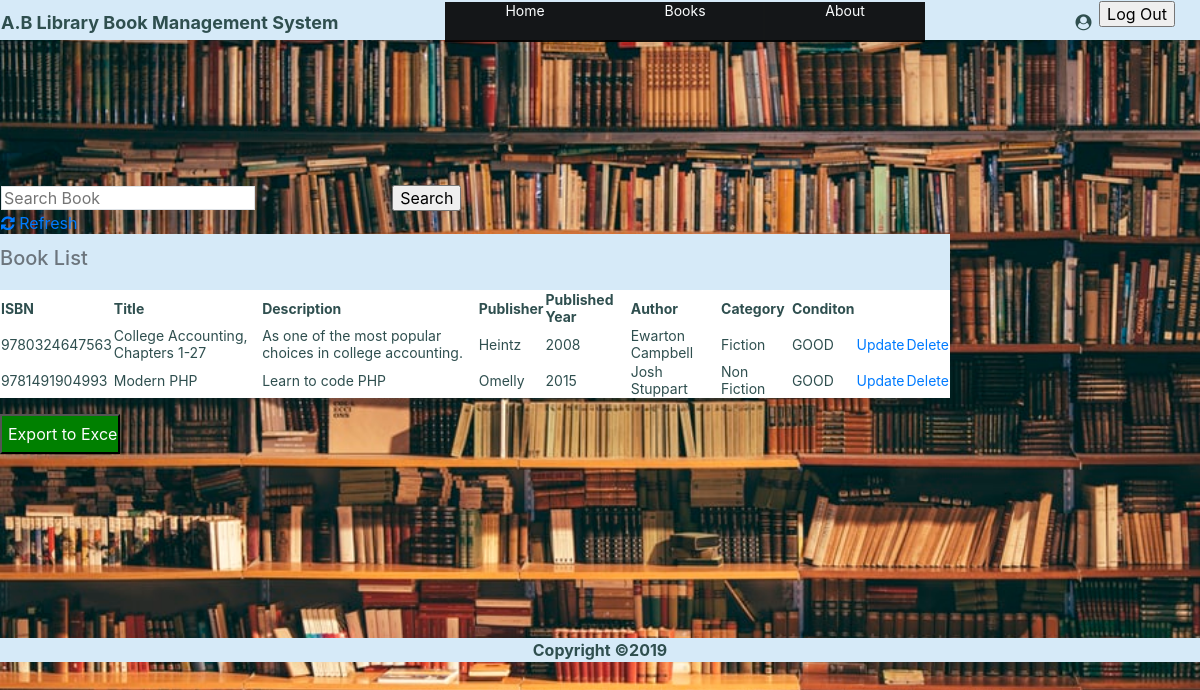
Screenshot of /Booklist3.php with the database file from the repository.
### tables this page shows
CREATE TABLE `book` (
  `id` int(11) NOT NULL,
  `isbn` varchar(35) NOT NULL,
  `title` varchar(100) NOT NULL,
  `description` varchar(255) NOT NULL,
  `publisher` varchar(55) NOT NULL,
  `pubyear` year(4) NOT NULL,
  `author` varchar(55) NOT NULL,
  `category` varchar(55) NOT NULL,
  `condition1` varchar(255) NOT NULL,
  `returndate` date NOT NULL,
  `userid` varchar(12) NOT NULL,
  `borrow` varchar(4) NOT NULL
);

### Booklist3.php (the view, shortened to what this page needs)
<html>
    <link rel="stylesheet" href="https://maxcdn.bootstrapcdn.com/bootstrap/4.0.0/css/bootstrap.min.css">
<link href="https://stackpath.bootstrapcdn.com/font-awesome/4.7.0/css/font-awesome.min.css" rel="stylesheet">
    <?php
    if (isset($_POST['searchbtn']))
    {
        $value=$_POST['search'];
        $sql="SELECT * FROM `book` WHERE CONCAT (`isbn`,`title`,`description`,`publisher`,`pubyear`,`author`,`category`,`condition1`) LIKE '%".$value."%'";
$result=filterTable($sql);
    }
    else
    {
        $sql="SELECT * FROM `book`";
        $result=filterTable($sql);
    }
    function filterTable($sql)
    {
        $connect=mysqli_connect("localhost","root","","library");
        $filter_Result=mysqli_query($connect, $sql);
        return $filter_Result;
    }
    ?>
   <?php
 include "Session3.php";
?>
<body >
<br><br><br><br><br>
<form action="Booklist3.php" method="POST">
    <br>
 <table width="500px">
     <tr>
       <td><input type=text class="border" name="search" placeholder="Search Book"></td><td><input type=submit class="Submit"  name="searchbtn" value="Search">
        </td>
         </tr>
     <tr><td ><a href="Booklist3.php"><i class="fa fa-refresh" aria-hidden="true"></i> Refresh</a></td></tr>
     </table>
  <table class="t-view">
    <caption style="caption-side: top;" ><h5>Book List</h5></caption>
<tr>
    <th>ISBN</th>
    <th>Title</th>
    <th>Description</th>
    <th>Publisher</th>
    <th>Published Year</th>
     <th>Author</th>
      <th>Category</th>
        <th>Conditon</th>
</tr>
    <?php while($row=mysqli_fetch_array($result)) { ?>
        <tr>
        <td class="td-view"><?php echo $row['isbn'];?></td>
        <td class="td-view"><?php echo $row['title'];?></td>
         <td class="td-view"><?php echo $row['description'];?></td>
             <td class="td-view"><?php echo $row['publisher'];?></td>
            <td class="td-view" ><?php echo $row['pubyear'];?></td>
             <td class="td-view" ><?php echo $row['author'];?></td>
             <td class="td-view" ><?php echo $row['category'];?></td>
             <td class="td-view" ><?php echo $row['condition1'];?></td>
            <td><a href="Updatebook2.php?id=<?php echo $row['id'];?>">Update</a></td>
           <td><a href="Deletebook2.php?id=<?php echo $row['id']; ?>">Delete</a></td>
        </tr>
        <?php }?>
</table>
    </form>
    <form action="Excel.php" method="POST">
        <input type=submit style="background:green; height:40px;width:120px;color:#fcfcfd;" name="excel" value="Export to Excel">
    </form>
</body>
    <br><br><br><br><br><br><br>
       <footer ><b>Copyright &copy;2019</b></footer>
</html>

### rows the page displays
book: isbn "9780324647563", title "College Accounting, Chapters 1-27", description "As one of the most popular choices in college accounting.", publisher "Heintz", pubyear "2008", author "Ewarton Campbell", category "Fiction", condition1 "GOOD"
book: isbn "9781491904993", title "Modern PHP", description "Learn to code PHP", publisher "Omelly", pubyear "2015", author "Josh Stuppart", category "Non Fiction", condition1 "GOOD"
